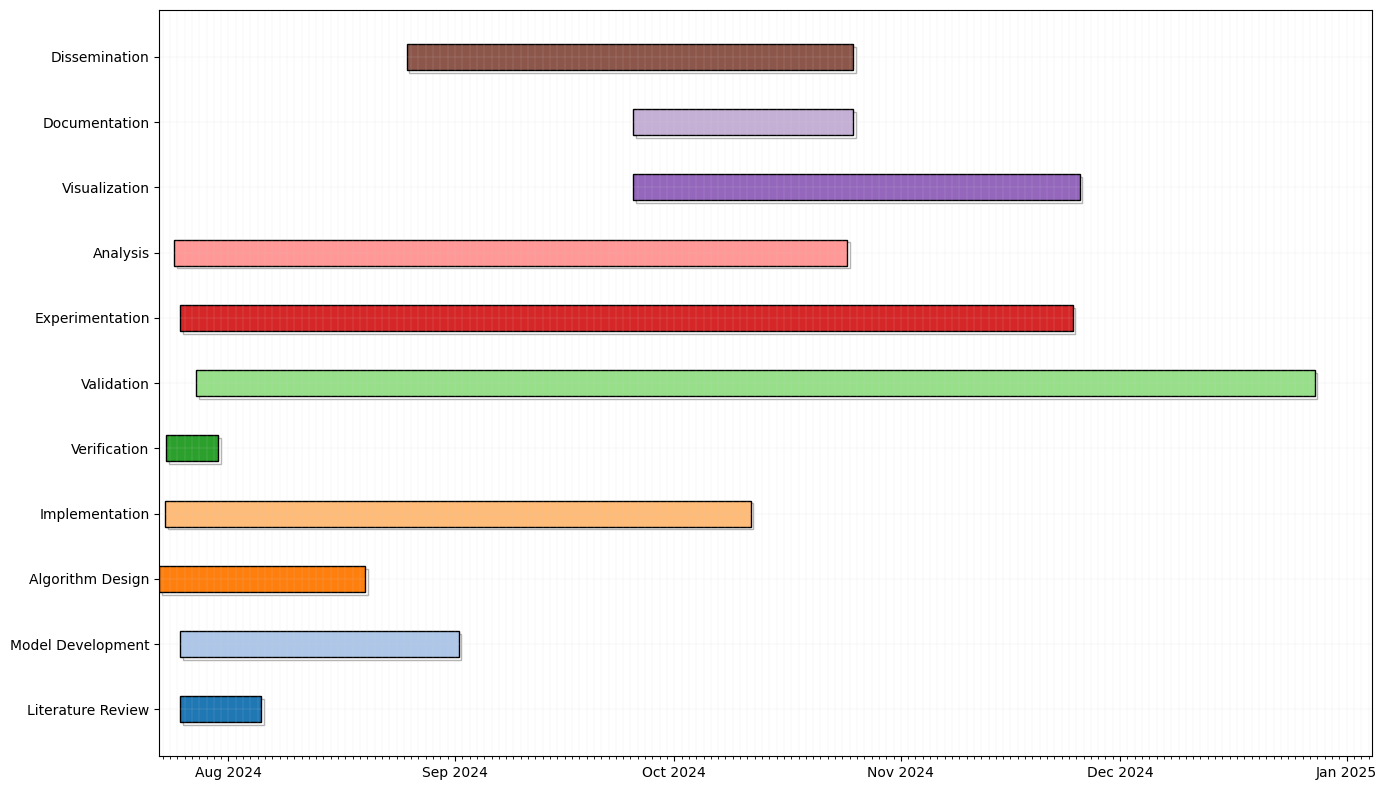

Reproduce this figure in Python.
import matplotlib.pyplot as plt
import pandas as pd
from matplotlib.dates import DateFormatter, MonthLocator, DayLocator
import matplotlib.dates as mdates
import matplotlib.patches as patches
import matplotlib.patheffects as path_effects

# Define your tasks and their schedules
tasks = [
    {"Task": "Literature Review", "Start": "2024-07-25 09:00", "End": "2024-08-05 10:00"},  # 2 weeks
    {"Task": "Model Development", "Start": "2024-07-25 10:00", "End": "2024-09-01 12:00"},  # 5 weeks
    {"Task": "Algorithm Design", "Start": "2024-07-22 13:00", "End": "2024-08-19 16:00"},  # 4 weeks
    {"Task": "Implementation", "Start": "2024-07-23 09:00", "End": "2024-10-11 11:00"},  # 12 weeks
    {"Task": "Verification", "Start": "2024-07-23 11:00", "End": "2024-07-30 13:00"},  # 1 week
    {"Task": "Validation", "Start": "2024-07-27 14:00", "End": "2024-12-27 15:00"},  # 20 weeks
    {"Task": "Experimentation", "Start": "2024-07-25 09:00", "End": "2024-11-24 12:00"},  # 16 weeks
    {"Task": "Analysis", "Start": "2024-07-24 13:00", "End": "2024-10-24 16:00"},  # 12 weeks
    {"Task": "Visualization", "Start": "2024-09-25 09:00", "End": "2024-11-25 11:00"},  # 6 weeks
    {"Task": "Documentation", "Start": "2024-09-25 09:00", "End": "2024-10-25 11:00"},  # 10 weeks
    {"Task": "Dissemination", "Start": "2024-08-25 09:00", "End": "2024-10-25 11:00"},  # 10 weeks    
]

# Convert data into a DataFrame
df = pd.DataFrame(tasks)
df['Start'] = pd.to_datetime(df['Start'])
df['End'] = pd.to_datetime(df['End'])
df['Duration'] = df['End'] - df['Start']

# Plotting
fig, ax = plt.subplots(figsize=(14, 8))

# Define a color map for tasks
colors = plt.cm.tab20.colors

# Create a list of patches for legend
patches_list = []

for task_index, task_row in df.iterrows():
    start_num = mdates.date2num(task_row['Start'])
    duration_days = task_row['Duration'].total_seconds() / (3600 * 24)
    color = colors[task_index % len(colors)]
    
    ax.barh(task_row['Task'], duration_days, left=start_num, color=color, edgecolor='black', height=0.4, 
            path_effects=[path_effects.SimpleLineShadow(), path_effects.Normal()])

    patches_list.append(patches.Patch(color=color, label=task_row['Task']))

# Formatting
ax.xaxis.set_major_locator(MonthLocator())
ax.xaxis.set_minor_locator(DayLocator())
ax.xaxis.set_major_formatter(DateFormatter("%b %Y"))
#ax.set_xlabel('Time')
#ax.set_ylabel('Tasks')
#ax.set_title('Projects Gantt Chart')

# Add legend
#ax.legend(handles=patches_list, title='Tasks', bbox_to_anchor=(1.05, 1), loc='upper left', 
#           frameon=False, ncol=2, fontsize=10)

# Add grid lines and style
ax.grid(True, which='both', linestyle='--', linewidth=0.15, color='lightgray')
plt.tight_layout()

plt.savefig("gantt.png", bbox_inches='tight')
# Show plot
plt.show()
